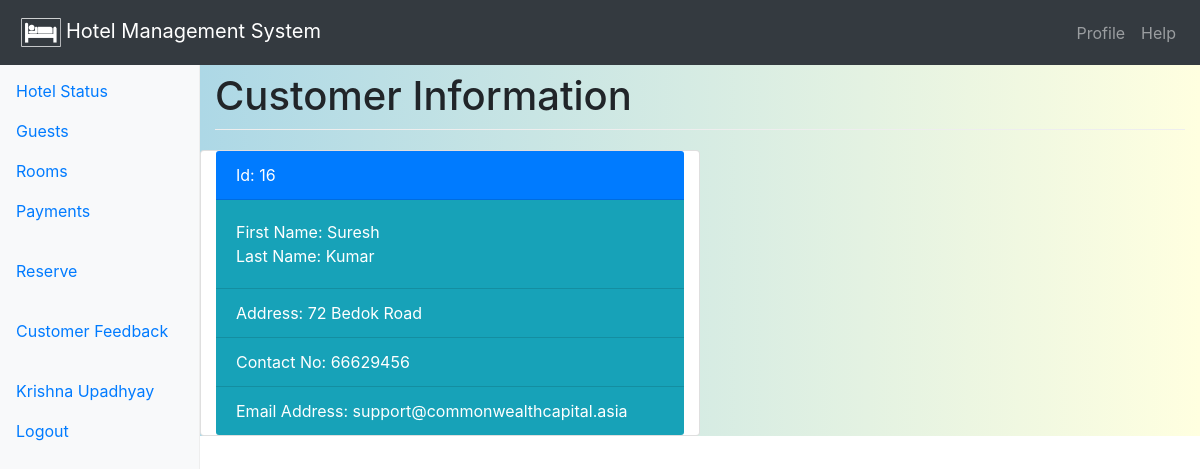
The page /customer/16 (signed in) on the database its author committed.
### main/models.py (models this page shows, shortened)
@python_2_unicode_compatible
class Customer(models.Model):
    customer_id = models.AutoField(primary_key=True)
    first_name = models.CharField(max_length=50)
    middle_name = models.CharField(max_length=50, null=False, blank=True)
    last_name = models.CharField(max_length=50)
    contact_no = models.CharField(max_length=15)
    address = models.CharField(max_length=100)
    email_address = models.EmailField(null=True, blank=True)
    class Meta:
        ordering = ['first_name', 'middle_name', 'last_name']
        permissions = (('can_view_customer', 'Can view customer'),)

### main/views.py (the view)
# urls.py: path('customer/<str:pk>', views.CustomerDetailView.as_view(), name='customer-detail'),  # Detail of each customer
class CustomerDetailView(PermissionRequiredMixin, generic.DetailView):
    model = Customer
    title = _("Customer Information")
    permission_required = 'main.can_view_customer'
    raise_exception = True
    extra_context = {'title': title}

### main/templates/main/customer_detail.html
{% extends 'base.html' %}
{% block content-title %}
    <h1>{{ title }}</h1>
{% endblock %}
{% block main-content %}
<div class="row">
    <div class="card text-left col-md-6">
        <div class="card-header bg-primary text-white"> Id: {{ customer.customer_id }} </div>
        <div class="card-body bg-info text-white">First Name: {{ customer.first_name }} <br>
                                Last Name: {{ customer.last_name }} </div>
        <div class="card-footer bg-info text-white">Address: {{ customer.address }} </div>
        <div class="card-footer bg-info text-white">Contact No: {{ customer.contact_no }}</div>
        <div class="card-footer bg-info text-white">{% if customer.email_address %}Email Address: {{ customer.email_address }} {% endif %}
        </div>
    </div>
</div>
{% endblock %}

### main/templates/base.html (shortened to what this page needs)
{% load i18n %}
<!doctype html>
<html lang="en">
<head>
    <link rel="stylesheet" href="https://maxcdn.bootstrapcdn.com/bootstrap/4.0.0/css/bootstrap.min.css"
>
    <link rel="stylesheet" href="//code.jquery.com/ui/1.12.1/themes/base/jquery-ui.css">
    {% load static %}
    <link href="{% static 'css/styles.css' %}" rel="stylesheet">
</head>
<body>
<header>
    <nav class="navbar navbar-expand-md navbar-dark fixed-top bg-dark">
        <a class="navbar-brand" href="{% url 'index' %}">
            <img src="{% static "/img/hotel-fav-icon.png" %}" style="width:50px; height=50px; padding:5px;">Hotel Management System</a>
        <div class="collapse navbar-collapse justify-content-end" id="top_navbar">
            <ul class="navbar-nav">
                {% block navbar-items %}
                    {% if user.is_authenticated %}
                        <li class="nav-item">
                            <a class="nav-link" href="{% url 'profile' %}">Profile</a>
                        </li>
                    {% endif %}
                    <li class="nav-item">
                        <a class="nav-link" href="#">Help</a>
                    </li>
                {% endblock %}
            </ul>
        </div>
    </nav>
</header>
<div class="container-fluid">
    <div class="row">
        {% block sidebar %}
            <nav class="col-sm-3 col-md-2 d-none d-sm-block bg-light sidebar">
                {% block sidebar-items %}
                    <ul class="nav nav-pills flex-column">
                        <li class="nav-item">
                            <a class="nav-link" href="{% url 'index' %}">Hotel
                                Status</a>
                        </li>
                        <li class="nav-item">
                            <a class="nav-link" href="{% url 'guest-list' %}">Guests</a>
                        </li>
                        <li class="nav-item">
                            <a class="nav-link" href="{% url 'rooms' %}">Rooms</a>
                        </li>
                        <li class="nav-item">
                            <a class="nav-link" href="{% url 'payment-index' %}">Payments</a>
                        </li>
                    </ul>
                    {% if user.is_superuser %}
                    <ul class="nav nav-pills flex-column">
                        <li class="nav-item">
                            <a class="nav-link" href="{% url 'reservations' %}">Reservations</a>
                        </li>
                        <li class="nav-item">
                            <a class="nav-link" href="{% url 'check_in-list' %}">Check-ins</a>
                        </li>
                        <li class="nav-item">
                            <a class="nav-link" href="{% url 'check_out-list' %}">Check-outs</a>
                        </li>
                    </ul>
                    {% else %}
                    <ul class="nav nav-pills flex-column">
                        <li class="nav-item">
                            <a class="nav-link" href="{% url 'reserve' %}">Reserve</a>
                        </li>
                    </ul>
                    {% endif %}
                    <ul class="nav nav-pills flex-column">
                        <li class="nav-item">
                            <a class="nav-link" href="#">Customer Feedback</a>
                        </li>
                    </ul>
                    <ul class="nav nav-pills flex-column">
                        {% block login-status %}
                            {% if user.is_authenticated %}
                                <li class="nav-item">
                                    <a class="nav-link" href="#">{{ user.first_name }} {{ user.last_name }}</a>
                                    <a class="nav-link" href="{% url 'logout' %}?next={{ request.path }}">Logout</a>
                                </li>
                            {% endif %}
                        {% endblock %}
                    </ul>
                {% endblock %}
            </nav>
        {% endblock %}
        <main role="main" class="col-sm-9 ml-sm-auto col-md-10 pt-3"
              style="background: linear-gradient(to right, lightblue, lightyellow)">
            {% block content-title %}{% endblock %}
            {% block main-content %}{% endblock %}
        </main>
    </div>
</div>
{% load static %}
</body>
</html>

### main/static/css/styles.css (style rules this page uses)
body { padding-top: 3.5rem; }
h1 { padding-bottom: 9px; margin-bottom: 20px; border-bottom: 1px solid #eee; }
.sidebar { position: fixed; top: 51px; bottom: 0; left: 0; z-index: 1000; padding: 20px 0; overflow-x: hidden; overflow-y: auto; border-right: 1px solid #eee; }
.sidebar .nav { margin-bottom: 20px; }
.sidebar .nav-item { width: 100%; }
.sidebar .nav-item + .nav-item { margin-left: 0; }
.sidebar .nav-link { border-radius: 0; }

### rows shown on the page
Customer: customer_id "16", first_name "Suresh", last_name "Kumar", address "72 Bedok Road", contact_no "66629456", email_address "support@commonwealthcapital.asia"

### other values the page prints
{{ user.first_name }} "Krishna"
{{ user.last_name }} "Upadhyay"
{{ title }} "Customer Information"
